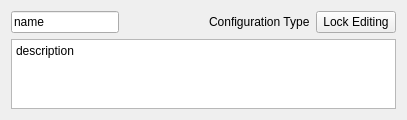
<?xml version="1.0" encoding="UTF-8"?>
<ui version="4.0">
 <class>Form</class>
 <widget class="QWidget" name="Form">
  <property name="geometry">
   <rect>
    <x>0</x>
    <y>0</y>
    <width>407</width>
    <height>120</height>
   </rect>
  </property>
  <property name="windowTitle">
   <string>Form</string>
  </property>
  <layout class="QVBoxLayout" name="verticalLayout">
   <item>
    <layout class="QHBoxLayout" name="horizontalLayout">
     <property name="bottomMargin">
      <number>0</number>
     </property>
     <item>
      <widget class="QLineEdit" name="name_edit">
       <property name="text">
        <string>name</string>
       </property>
      </widget>
     </item>
     <item>
      <spacer name="horizontalSpacer">
       <property name="orientation">
        <enum>Qt::Horizontal</enum>
       </property>
       <property name="sizeHint" stdset="0">
        <size>
         <width>40</width>
         <height>20</height>
        </size>
       </property>
      </spacer>
     </item>
     <item>
      <widget class="QLabel" name="config_type">
       <property name="text">
        <string>Configuration Type</string>
       </property>
      </widget>
     </item>
     <item>
      <widget class="QPushButton" name="lock_button">
       <property name="text">
        <string>Lock Editing</string>
       </property>
       <property name="checkable">
        <bool>true</bool>
       </property>
       <property name="checked">
        <bool>false</bool>
       </property>
      </widget>
     </item>
    </layout>
   </item>
   <item>
    <widget class="QPlainTextEdit" name="desc_edit">
     <property name="plainText">
      <string>description</string>
     </property>
    </widget>
   </item>
  </layout>
 </widget>
 <resources/>
 <connections/>
</ui>
